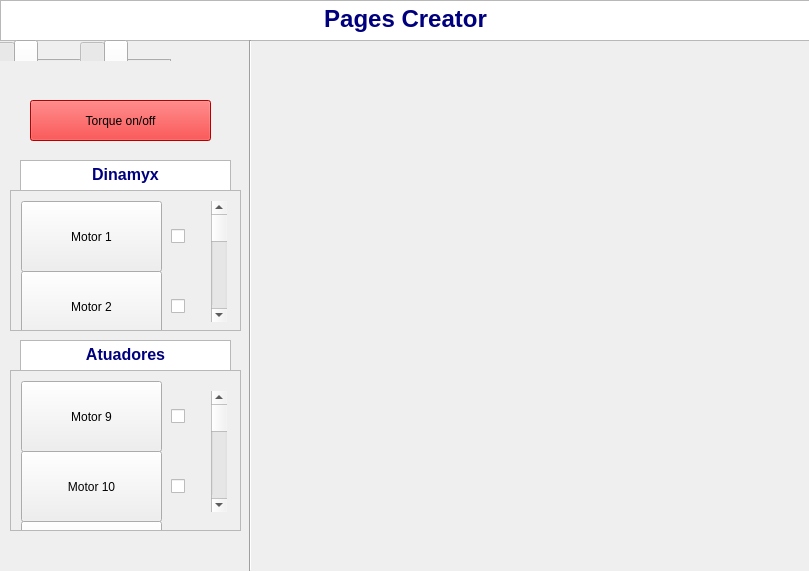
<?xml version="1.0" encoding="UTF-8"?>
<ui version="4.0">
 <class>Form</class>
 <widget class="QWidget" name="Form">
  <property name="geometry">
   <rect>
    <x>0</x>
    <y>0</y>
    <width>809</width>
    <height>571</height>
   </rect>
  </property>
  <property name="windowTitle">
   <string>Form</string>
  </property>
  <widget class="QTextBrowser" name="textBrowser">
   <property name="geometry">
    <rect>
     <x>0</x>
     <y>0</y>
     <width>811</width>
     <height>41</height>
    </rect>
   </property>
   <property name="html">
    <string>&lt;!DOCTYPE HTML PUBLIC &quot;-//W3C//DTD HTML 4.0//EN&quot; &quot;http://www.w3.org/TR/REC-html40/strict.dtd&quot;&gt;
&lt;html&gt;&lt;head&gt;&lt;meta name=&quot;qrichtext&quot; content=&quot;1&quot; /&gt;&lt;style type=&quot;text/css&quot;&gt;
p, li { white-space: pre-wrap; }
&lt;/style&gt;&lt;/head&gt;&lt;body style=&quot; font-family:'MS Shell Dlg 2'; font-size:8.25pt; font-weight:400; font-style:normal;&quot;&gt;
&lt;p align=&quot;center&quot; style=&quot; margin-top:0px; margin-bottom:0px; margin-left:0px; margin-right:0px; -qt-block-indent:0; text-indent:0px;&quot;&gt;&lt;span style=&quot; font-size:18pt; font-weight:600; color:#00007f;&quot;&gt;Pages Creator&lt;/span&gt;&lt;/p&gt;&lt;/body&gt;&lt;/html&gt;</string>
   </property>
  </widget>
  <widget class="QFrame" name="frame">
   <property name="geometry">
    <rect>
     <x>0</x>
     <y>40</y>
     <width>171</width>
     <height>31</height>
    </rect>
   </property>
   <widget class="QTabWidget" name="tabWidget">
    <property name="geometry">
     <rect>
      <x>-10</x>
      <y>0</y>
      <width>91</width>
      <height>21</height>
     </rect>
    </property>
    <property name="currentIndex">
     <number>1</number>
    </property>
    <widget class="QWidget" name="tab">
     <attribute name="icon">
      <iconset>
       <normaloff>D:/Downloads/pasta-aberta.png</normaloff>D:/Downloads/pasta-aberta.png</iconset>
     </attribute>
     <attribute name="title">
      <string/>
     </attribute>
    </widget>
    <widget class="QWidget" name="tab_2">
     <attribute name="icon">
      <iconset>
       <normaloff>D:/Downloads/salvar.png</normaloff>D:/Downloads/salvar.png</iconset>
     </attribute>
     <attribute name="title">
      <string/>
     </attribute>
    </widget>
   </widget>
   <widget class="QTabWidget" name="tabWidget_2">
    <property name="geometry">
     <rect>
      <x>80</x>
      <y>0</y>
      <width>91</width>
      <height>21</height>
     </rect>
    </property>
    <property name="currentIndex">
     <number>1</number>
    </property>
    <widget class="QWidget" name="tab_4">
     <attribute name="icon">
      <iconset>
       <normaloff>D:/Downloads/5914624.png</normaloff>D:/Downloads/5914624.png</iconset>
     </attribute>
     <attribute name="title">
      <string/>
     </attribute>
    </widget>
    <widget class="QWidget" name="tab_3">
     <attribute name="icon">
      <iconset>
       <normaloff>D:/Downloads/8512917.png</normaloff>D:/Downloads/8512917.png</iconset>
     </attribute>
     <attribute name="title">
      <string/>
     </attribute>
    </widget>
   </widget>
  </widget>
  <widget class="QScrollArea" name="scrollArea">
   <property name="geometry">
    <rect>
     <x>10</x>
     <y>190</y>
     <width>231</width>
     <height>141</height>
    </rect>
   </property>
   <property name="widgetResizable">
    <bool>true</bool>
   </property>
   <widget class="QWidget" name="scrollAreaWidgetContents_2">
    <property name="geometry">
     <rect>
      <x>0</x>
      <y>0</y>
      <width>229</width>
      <height>139</height>
     </rect>
    </property>
    <widget class="QPushButton" name="pushButton">
     <property name="geometry">
      <rect>
       <x>10</x>
       <y>10</y>
       <width>141</width>
       <height>71</height>
      </rect>
     </property>
     <property name="text">
      <string>Motor 1</string>
     </property>
    </widget>
    <widget class="QPushButton" name="pushButton_2">
     <property name="geometry">
      <rect>
       <x>10</x>
       <y>80</y>
       <width>141</width>
       <height>71</height>
      </rect>
     </property>
     <property name="text">
      <string>Motor 2</string>
     </property>
    </widget>
    <widget class="QScrollBar" name="verticalScrollBar_2">
     <property name="geometry">
      <rect>
       <x>200</x>
       <y>10</y>
       <width>16</width>
       <height>121</height>
      </rect>
     </property>
     <property name="orientation">
      <enum>Qt::Vertical</enum>
     </property>
    </widget>
    <widget class="QPushButton" name="pushButton_3">
     <property name="geometry">
      <rect>
       <x>10</x>
       <y>150</y>
       <width>141</width>
       <height>71</height>
      </rect>
     </property>
     <property name="text">
      <string>Motor 3</string>
     </property>
    </widget>
    <widget class="QPushButton" name="pushButton_4">
     <property name="geometry">
      <rect>
       <x>10</x>
       <y>220</y>
       <width>141</width>
       <height>71</height>
      </rect>
     </property>
     <property name="text">
      <string>Motor 4</string>
     </property>
    </widget>
    <widget class="QPushButton" name="pushButton_5">
     <property name="geometry">
      <rect>
       <x>10</x>
       <y>290</y>
       <width>141</width>
       <height>71</height>
      </rect>
     </property>
     <property name="text">
      <string>Motor 5</string>
     </property>
    </widget>
    <widget class="QPushButton" name="pushButton_6">
     <property name="geometry">
      <rect>
       <x>10</x>
       <y>360</y>
       <width>141</width>
       <height>71</height>
      </rect>
     </property>
     <property name="text">
      <string>Motor 6</string>
     </property>
    </widget>
    <widget class="QPushButton" name="pushButton_7">
     <property name="geometry">
      <rect>
       <x>10</x>
       <y>430</y>
       <width>141</width>
       <height>71</height>
      </rect>
     </property>
     <property name="text">
      <string>Motor 7</string>
     </property>
    </widget>
    <widget class="QPushButton" name="pushButton_8">
     <property name="geometry">
      <rect>
       <x>10</x>
       <y>500</y>
       <width>141</width>
       <height>71</height>
      </rect>
     </property>
     <property name="text">
      <string>Motor 8</string>
     </property>
    </widget>
    <widget class="QCheckBox" name="checkBox">
     <property name="geometry">
      <rect>
       <x>160</x>
       <y>30</y>
       <width>21</width>
       <height>31</height>
      </rect>
     </property>
     <property name="maximumSize">
      <size>
       <width>41</width>
       <height>41</height>
      </size>
     </property>
     <property name="text">
      <string/>
     </property>
    </widget>
    <widget class="Line" name="line_2">
     <property name="geometry">
      <rect>
       <x>-17</x>
       <y>10</y>
       <width>20</width>
       <height>61</height>
      </rect>
     </property>
     <property name="orientation">
      <enum>Qt::Vertical</enum>
     </property>
    </widget>
    <widget class="QCheckBox" name="checkBox_2">
     <property name="geometry">
      <rect>
       <x>160</x>
       <y>100</y>
       <width>21</width>
       <height>31</height>
      </rect>
     </property>
     <property name="maximumSize">
      <size>
       <width>41</width>
       <height>41</height>
      </size>
     </property>
     <property name="text">
      <string/>
     </property>
    </widget>
    <widget class="QCheckBox" name="checkBox_3">
     <property name="geometry">
      <rect>
       <x>160</x>
       <y>170</y>
       <width>21</width>
       <height>31</height>
      </rect>
     </property>
     <property name="maximumSize">
      <size>
       <width>41</width>
       <height>41</height>
      </size>
     </property>
     <property name="text">
      <string/>
     </property>
    </widget>
    <widget class="QCheckBox" name="checkBox_4">
     <property name="geometry">
      <rect>
       <x>160</x>
       <y>240</y>
       <width>21</width>
       <height>31</height>
      </rect>
     </property>
     <property name="maximumSize">
      <size>
       <width>41</width>
       <height>41</height>
      </size>
     </property>
     <property name="text">
      <string/>
     </property>
    </widget>
    <widget class="QCheckBox" name="checkBox_5">
     <property name="geometry">
      <rect>
       <x>160</x>
       <y>310</y>
       <width>21</width>
       <height>31</height>
      </rect>
     </property>
     <property name="maximumSize">
      <size>
       <width>41</width>
       <height>41</height>
      </size>
     </property>
     <property name="text">
      <string/>
     </property>
    </widget>
    <widget class="QCheckBox" name="checkBox_6">
     <property name="geometry">
      <rect>
       <x>160</x>
       <y>380</y>
       <width>21</width>
       <height>31</height>
      </rect>
     </property>
     <property name="maximumSize">
      <size>
       <width>41</width>
       <height>41</height>
      </size>
     </property>
     <property name="text">
      <string/>
     </property>
    </widget>
    <widget class="QCheckBox" name="checkBox_7">
     <property name="geometry">
      <rect>
       <x>160</x>
       <y>450</y>
       <width>21</width>
       <height>31</height>
      </rect>
     </property>
     <property name="maximumSize">
      <size>
       <width>41</width>
       <height>41</height>
      </size>
     </property>
     <property name="text">
      <string/>
     </property>
    </widget>
    <widget class="QCheckBox" name="checkBox_8">
     <property name="geometry">
      <rect>
       <x>160</x>
       <y>520</y>
       <width>21</width>
       <height>31</height>
      </rect>
     </property>
     <property name="maximumSize">
      <size>
       <width>41</width>
       <height>41</height>
      </size>
     </property>
     <property name="text">
      <string/>
     </property>
    </widget>
    <widget class="QLabel" name="label_3">
     <property name="geometry">
      <rect>
       <x>-10</x>
       <y>-10</y>
       <width>241</width>
       <height>281</height>
      </rect>
     </property>
     <property name="text">
      <string/>
     </property>
     <property name="pixmap">
      <pixmap>D:/Downloads/OIP.jpeg</pixmap>
     </property>
    </widget>
    <zorder>label_3</zorder>
    <zorder>pushButton</zorder>
    <zorder>pushButton_2</zorder>
    <zorder>verticalScrollBar_2</zorder>
    <zorder>pushButton_3</zorder>
    <zorder>pushButton_4</zorder>
    <zorder>pushButton_5</zorder>
    <zorder>pushButton_6</zorder>
    <zorder>pushButton_7</zorder>
    <zorder>pushButton_8</zorder>
    <zorder>checkBox</zorder>
    <zorder>line_2</zorder>
    <zorder>checkBox_2</zorder>
    <zorder>checkBox_3</zorder>
    <zorder>checkBox_4</zorder>
    <zorder>checkBox_5</zorder>
    <zorder>checkBox_6</zorder>
    <zorder>checkBox_7</zorder>
    <zorder>checkBox_8</zorder>
   </widget>
  </widget>
  <widget class="QScrollArea" name="scrollArea_2">
   <property name="geometry">
    <rect>
     <x>10</x>
     <y>370</y>
     <width>231</width>
     <height>161</height>
    </rect>
   </property>
   <property name="widgetResizable">
    <bool>true</bool>
   </property>
   <widget class="QWidget" name="scrollAreaWidgetContents_3">
    <property name="geometry">
     <rect>
      <x>0</x>
      <y>0</y>
      <width>229</width>
      <height>159</height>
     </rect>
    </property>
    <widget class="QPushButton" name="pushButton_9">
     <property name="geometry">
      <rect>
       <x>10</x>
       <y>10</y>
       <width>141</width>
       <height>71</height>
      </rect>
     </property>
     <property name="text">
      <string>Motor 9</string>
     </property>
    </widget>
    <widget class="QPushButton" name="pushButton_10">
     <property name="geometry">
      <rect>
       <x>10</x>
       <y>80</y>
       <width>141</width>
       <height>71</height>
      </rect>
     </property>
     <property name="text">
      <string>Motor 10</string>
     </property>
    </widget>
    <widget class="QPushButton" name="pushButton_11">
     <property name="geometry">
      <rect>
       <x>10</x>
       <y>150</y>
       <width>141</width>
       <height>71</height>
      </rect>
     </property>
     <property name="text">
      <string>Motor 11</string>
     </property>
    </widget>
    <widget class="QPushButton" name="pushButton_12">
     <property name="geometry">
      <rect>
       <x>10</x>
       <y>220</y>
       <width>141</width>
       <height>71</height>
      </rect>
     </property>
     <property name="text">
      <string>Motor 12</string>
     </property>
    </widget>
    <widget class="QPushButton" name="pushButton_13">
     <property name="geometry">
      <rect>
       <x>10</x>
       <y>290</y>
       <width>141</width>
       <height>71</height>
      </rect>
     </property>
     <property name="text">
      <string>Motor 13</string>
     </property>
    </widget>
    <widget class="QPushButton" name="pushButton_14">
     <property name="geometry">
      <rect>
       <x>10</x>
       <y>360</y>
       <width>141</width>
       <height>71</height>
      </rect>
     </property>
     <property name="text">
      <string>Motor 14</string>
     </property>
    </widget>
    <widget class="QPushButton" name="pushButton_15">
     <property name="geometry">
      <rect>
       <x>10</x>
       <y>430</y>
       <width>141</width>
       <height>71</height>
      </rect>
     </property>
     <property name="text">
      <string>Motor 15</string>
     </property>
    </widget>
    <widget class="QPushButton" name="pushButton_17">
     <property name="geometry">
      <rect>
       <x>10</x>
       <y>500</y>
       <width>141</width>
       <height>71</height>
      </rect>
     </property>
     <property name="text">
      <string>Motor 16</string>
     </property>
    </widget>
    <widget class="QScrollBar" name="verticalScrollBar_3">
     <property name="geometry">
      <rect>
       <x>200</x>
       <y>20</y>
       <width>16</width>
       <height>121</height>
      </rect>
     </property>
     <property name="orientation">
      <enum>Qt::Vertical</enum>
     </property>
    </widget>
    <widget class="QCheckBox" name="checkBox_9">
     <property name="geometry">
      <rect>
       <x>160</x>
       <y>30</y>
       <width>21</width>
       <height>31</height>
      </rect>
     </property>
     <property name="maximumSize">
      <size>
       <width>41</width>
       <height>41</height>
      </size>
     </property>
     <property name="text">
      <string/>
     </property>
    </widget>
    <widget class="QCheckBox" name="checkBox_10">
     <property name="geometry">
      <rect>
       <x>160</x>
       <y>100</y>
       <width>21</width>
       <height>31</height>
      </rect>
     </property>
     <property name="maximumSize">
      <size>
       <width>41</width>
       <height>41</height>
      </size>
     </property>
     <property name="text">
      <string/>
     </property>
    </widget>
    <widget class="QCheckBox" name="checkBox_11">
     <property name="geometry">
      <rect>
       <x>160</x>
       <y>170</y>
       <width>21</width>
       <height>31</height>
      </rect>
     </property>
     <property name="maximumSize">
      <size>
       <width>41</width>
       <height>41</height>
      </size>
     </property>
     <property name="text">
      <string/>
     </property>
    </widget>
    <widget class="QCheckBox" name="checkBox_12">
     <property name="geometry">
      <rect>
       <x>160</x>
       <y>240</y>
       <width>21</width>
       <height>31</height>
      </rect>
     </property>
     <property name="maximumSize">
      <size>
       <width>41</width>
       <height>41</height>
      </size>
     </property>
     <property name="text">
      <string/>
     </property>
    </widget>
    <widget class="QCheckBox" name="checkBox_13">
     <property name="geometry">
      <rect>
       <x>160</x>
       <y>310</y>
       <width>21</width>
       <height>31</height>
      </rect>
     </property>
     <property name="maximumSize">
      <size>
       <width>41</width>
       <height>41</height>
      </size>
     </property>
     <property name="text">
      <string/>
     </property>
    </widget>
    <widget class="QCheckBox" name="checkBox_14">
     <property name="geometry">
      <rect>
       <x>160</x>
       <y>380</y>
       <width>21</width>
       <height>31</height>
      </rect>
     </property>
     <property name="maximumSize">
      <size>
       <width>41</width>
       <height>41</height>
      </size>
     </property>
     <property name="text">
      <string/>
     </property>
    </widget>
    <widget class="QCheckBox" name="checkBox_15">
     <property name="geometry">
      <rect>
       <x>160</x>
       <y>450</y>
       <width>21</width>
       <height>31</height>
      </rect>
     </property>
     <property name="maximumSize">
      <size>
       <width>41</width>
       <height>41</height>
      </size>
     </property>
     <property name="text">
      <string/>
     </property>
    </widget>
    <widget class="QCheckBox" name="checkBox_16">
     <property name="geometry">
      <rect>
       <x>160</x>
       <y>520</y>
       <width>21</width>
       <height>31</height>
      </rect>
     </property>
     <property name="maximumSize">
      <size>
       <width>41</width>
       <height>41</height>
      </size>
     </property>
     <property name="text">
      <string/>
     </property>
    </widget>
    <widget class="QLabel" name="label_4">
     <property name="geometry">
      <rect>
       <x>-10</x>
       <y>0</y>
       <width>241</width>
       <height>251</height>
      </rect>
     </property>
     <property name="text">
      <string/>
     </property>
     <property name="pixmap">
      <pixmap>D:/Downloads/OIP.jpeg</pixmap>
     </property>
    </widget>
    <zorder>label_4</zorder>
    <zorder>pushButton_9</zorder>
    <zorder>pushButton_10</zorder>
    <zorder>pushButton_11</zorder>
    <zorder>pushButton_12</zorder>
    <zorder>pushButton_13</zorder>
    <zorder>pushButton_14</zorder>
    <zorder>pushButton_15</zorder>
    <zorder>pushButton_17</zorder>
    <zorder>verticalScrollBar_3</zorder>
    <zorder>checkBox_9</zorder>
    <zorder>checkBox_10</zorder>
    <zorder>checkBox_11</zorder>
    <zorder>checkBox_12</zorder>
    <zorder>checkBox_13</zorder>
    <zorder>checkBox_14</zorder>
    <zorder>checkBox_15</zorder>
    <zorder>checkBox_16</zorder>
   </widget>
  </widget>
  <widget class="QTextEdit" name="textEdit">
   <property name="geometry">
    <rect>
     <x>20</x>
     <y>160</y>
     <width>211</width>
     <height>31</height>
    </rect>
   </property>
   <property name="html">
    <string>&lt;!DOCTYPE HTML PUBLIC &quot;-//W3C//DTD HTML 4.0//EN&quot; &quot;http://www.w3.org/TR/REC-html40/strict.dtd&quot;&gt;
&lt;html&gt;&lt;head&gt;&lt;meta name=&quot;qrichtext&quot; content=&quot;1&quot; /&gt;&lt;style type=&quot;text/css&quot;&gt;
p, li { white-space: pre-wrap; }
&lt;/style&gt;&lt;/head&gt;&lt;body style=&quot; font-family:'MS Shell Dlg 2'; font-size:8.25pt; font-weight:400; font-style:normal;&quot;&gt;
&lt;p align=&quot;center&quot; style=&quot; margin-top:0px; margin-bottom:0px; margin-left:0px; margin-right:0px; -qt-block-indent:0; text-indent:0px;&quot;&gt;&lt;span style=&quot; font-size:12pt; font-weight:600; color:#00007f;&quot;&gt;Dinamyx&lt;/span&gt;&lt;/p&gt;&lt;/body&gt;&lt;/html&gt;</string>
   </property>
  </widget>
  <widget class="QTextEdit" name="textEdit_2">
   <property name="geometry">
    <rect>
     <x>20</x>
     <y>340</y>
     <width>211</width>
     <height>31</height>
    </rect>
   </property>
   <property name="html">
    <string>&lt;!DOCTYPE HTML PUBLIC &quot;-//W3C//DTD HTML 4.0//EN&quot; &quot;http://www.w3.org/TR/REC-html40/strict.dtd&quot;&gt;
&lt;html&gt;&lt;head&gt;&lt;meta name=&quot;qrichtext&quot; content=&quot;1&quot; /&gt;&lt;style type=&quot;text/css&quot;&gt;
p, li { white-space: pre-wrap; }
&lt;/style&gt;&lt;/head&gt;&lt;body style=&quot; font-family:'MS Shell Dlg 2'; font-size:8.25pt; font-weight:400; font-style:normal;&quot;&gt;
&lt;p align=&quot;center&quot; style=&quot; margin-top:0px; margin-bottom:0px; margin-left:0px; margin-right:0px; -qt-block-indent:0; text-indent:0px;&quot;&gt;&lt;span style=&quot; font-size:12pt; font-weight:600; color:#00007f;&quot;&gt;Atuadores&lt;/span&gt;&lt;/p&gt;&lt;/body&gt;&lt;/html&gt;</string>
   </property>
  </widget>
  <widget class="Line" name="line">
   <property name="geometry">
    <rect>
     <x>240</x>
     <y>40</y>
     <width>21</width>
     <height>531</height>
    </rect>
   </property>
   <property name="orientation">
    <enum>Qt::Vertical</enum>
   </property>
  </widget>
  <widget class="QLabel" name="label">
   <property name="geometry">
    <rect>
     <x>0</x>
     <y>20</y>
     <width>821</width>
     <height>561</height>
    </rect>
   </property>
   <property name="text">
    <string/>
   </property>
   <property name="pixmap">
    <pixmap>D:/Downloads/R.png</pixmap>
   </property>
   <property name="file:///D:/Downloads/opcoes-de-background-branco-15.jpg" stdset="0">
    <pixmap/>
   </property>
  </widget>
  <widget class="QLabel" name="label_2">
   <property name="geometry">
    <rect>
     <x>330</x>
     <y>70</y>
     <width>371</width>
     <height>491</height>
    </rect>
   </property>
   <property name="text">
    <string/>
   </property>
   <property name="pixmap">
    <pixmap>D:/Downloads/Imagem do WhatsApp de 2024-04-10 à(s) 19.15.31_0a21bc07.jpg</pixmap>
   </property>
  </widget>
  <widget class="QPushButton" name="pushButton_16">
   <property name="geometry">
    <rect>
     <x>30</x>
     <y>100</y>
     <width>181</width>
     <height>41</height>
    </rect>
   </property>
   <property name="styleSheet">
    <string notr="true">background-color: green;
background-color: red;</string>
   </property>
   <property name="text">
    <string>Torque on/off</string>
   </property>
   <property name="iconSize">
    <size>
     <width>16</width>
     <height>16</height>
    </size>
   </property>
  </widget>
  <zorder>label</zorder>
  <zorder>textBrowser</zorder>
  <zorder>frame</zorder>
  <zorder>scrollArea</zorder>
  <zorder>scrollArea_2</zorder>
  <zorder>textEdit</zorder>
  <zorder>textEdit_2</zorder>
  <zorder>line</zorder>
  <zorder>label_2</zorder>
  <zorder>pushButton_16</zorder>
 </widget>
 <resources>
  <include location="D:/Downloads/appicons.qrc"/>
 </resources>
 <connections/>
</ui>
